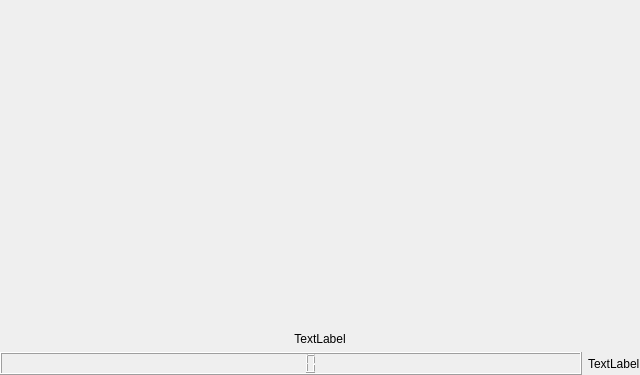
<?xml version="1.0" encoding="UTF-8"?>
<ui version="4.0">
 <class>Form</class>
 <widget class="QWidget" name="Form">
  <property name="geometry">
   <rect>
    <x>0</x>
    <y>0</y>
    <width>640</width>
    <height>375</height>
   </rect>
  </property>
  <property name="windowTitle">
   <string>Form</string>
  </property>
  <layout class="QHBoxLayout" name="horizontalLayout_2">
   <property name="leftMargin">
    <number>0</number>
   </property>
   <property name="topMargin">
    <number>0</number>
   </property>
   <property name="rightMargin">
    <number>0</number>
   </property>
   <property name="bottomMargin">
    <number>0</number>
   </property>
   <item>
    <layout class="QVBoxLayout" name="verticalLayout" stretch="1,0">
     <property name="leftMargin">
      <number>0</number>
     </property>
     <property name="topMargin">
      <number>0</number>
     </property>
     <property name="rightMargin">
      <number>0</number>
     </property>
     <property name="bottomMargin">
      <number>0</number>
     </property>
     <item>
      <widget class="QLabel" name="label">
       <property name="text">
        <string>TextLabel</string>
       </property>
       <property name="alignment">
        <set>Qt::AlignBottom|Qt::AlignHCenter</set>
       </property>
      </widget>
     </item>
     <item>
      <layout class="QHBoxLayout" name="horizontalLayout">
       <item>
        <widget class="QLCDNumber" name="lcd">
         <property name="sizePolicy">
          <sizepolicy hsizetype="Expanding" vsizetype="Minimum">
           <horstretch>0</horstretch>
           <verstretch>0</verstretch>
          </sizepolicy>
         </property>
        </widget>
       </item>
       <item>
        <widget class="QLabel" name="units">
         <property name="text">
          <string>TextLabel</string>
         </property>
        </widget>
       </item>
      </layout>
     </item>
    </layout>
   </item>
  </layout>
 </widget>
 <resources/>
 <connections/>
</ui>
